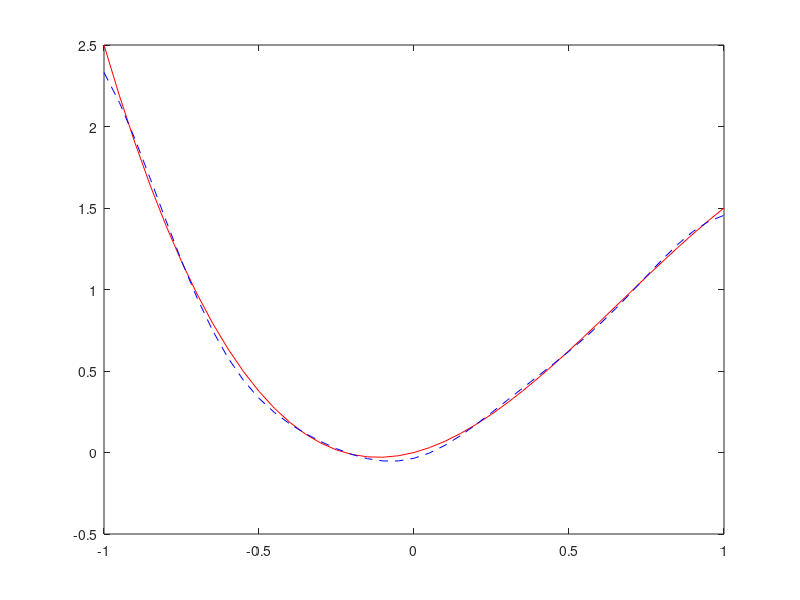

This chart was generated by the following MATLAB code:
% RBF Networks
% ITEC560 Introduction to Neural Networks
% Example 2
% Function Approximation (delta rule)

clear;

% Network Paramaters

ni=1;               % # of input neurons
nh=12;               % # of hidden neurons
no=1;               % # of output neurons
ns=21;              % # of samples
m=0.1;              % learning rate
maxep=20000;        % Maximum Epoch

rng=[-1, 1];     % Range, [min, max]
sig=0.5;         % variance

% Desired error tolerance
er=1e-3;

% Weights of the first layer - centers of the RBF's
w1=rng(1):((rng(2)-rng(1))/(nh-1)):rng(2);

% Check if leng of w1 matches with number of hidden units
if nh~=length(w1),
    disp(['Number of units in the hidden layer (', num2str(nh), ...
         ') must be equal to the number of weights (', num2str(length(w1)), ...
         ') in the first layer.']);
     return;
end;

% Initial weights for the output layer between -1 & 1
w2=2*rand(1,nh)-1;

% ep_er is for testing if any error has accured in any epoch
ep_er=1; 

% Epoch number
n=0;


while  (ep_er>0 & n<maxep),
    
     n=n+1;
     ep_er=0;
     erav=0;    % Average error
     
    % Generate ns random values between -1 and 1
    x=(2*rand(1,ns)-1);
    
    % Calculate the corresponding desired outputs;
    d=0.5*x+2*x.^2-x.^3;

    % Weigth Update With Delta Rule
    
    for j=1:ns,
             
    % Calculate the outputs of the RB Functions
    q=exp((-(x(j)-w1).^2)./(sig.^2));   
    
    % Calculate the RBF output
    y=w2*q';
    
    % Calculate the error
    del=d(j)-y;
    
    % New Weights 
    w2=w2+m*del*q;
    
    % Check if error is less than the tolerance
          if abs(del)>er,
            ep_er=ep_er+1;
            erav=erav+abs(del);
          end;
  
    end;
    
    % At the end of each epoch check if all errors are
    % less than the error tolarance
    if ep_er==0,
        disp(['Function is approximated in ', num2str(n), ' epochs.']);
        disp(['The average error is the last epoch is ', num2str(erav/ns), '.']);
    elseif n==maxep,
         disp(['At the end of ', num2str(n), ' epochs.']);
         disp(['The average error in the last epoch is ', num2str(erav/ns), '.']);
    end;
        
end;


% Plot the exact and approximated function together

t=-1:1/20:1;              % time period
ge=0.5*t+2*t.^2-t.^3;     % exact fucntion

% Approximation of RBF network

for j=1:length(t),
    q=exp((-(t(j)-w1).^2)./(sig.^2));
    ga(j)=w2*q';
end;
    
% Plot functions

plot(t,ge,'r', t, ga,'b--');

% Calculate the estimation error

erplt=sum(abs(ge-ga))/length(t);
disp(['Average error between the original function and it''s approximation is : ', num2str(erplt)]);

